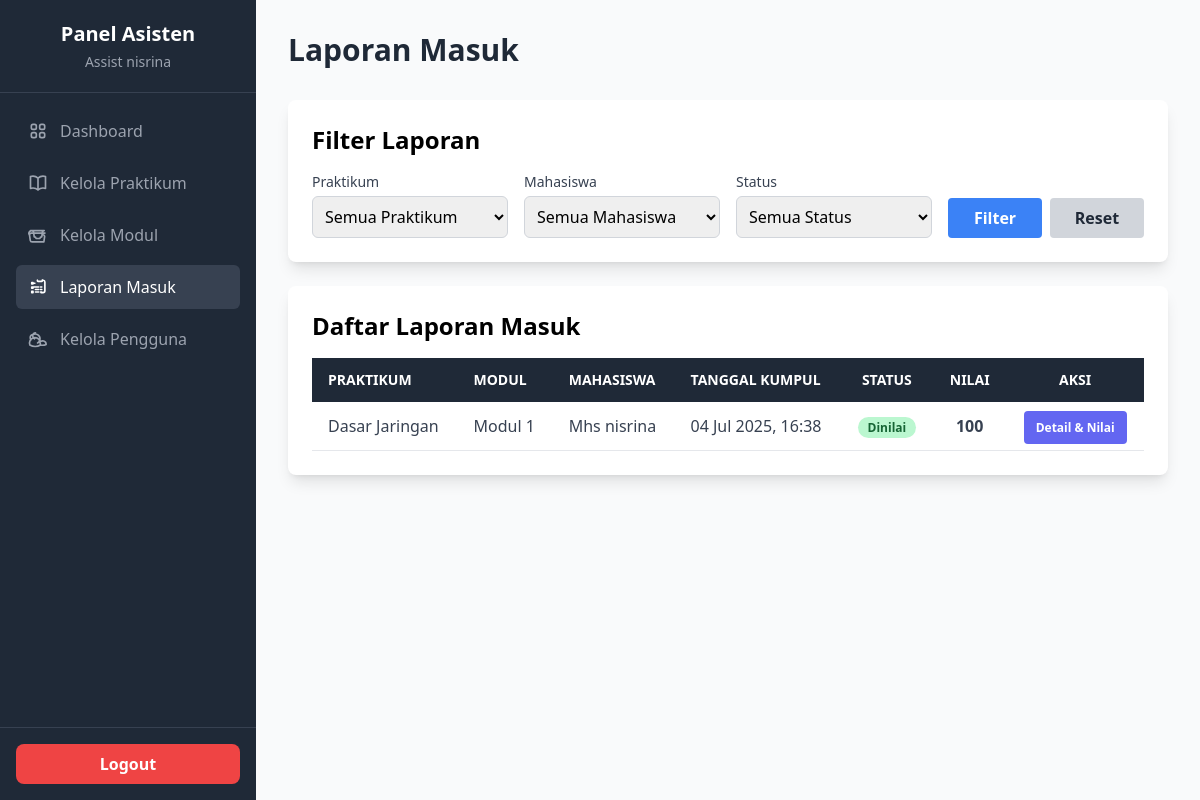
Screenshot of /asisten/laporan_masuk.php (signed in) with the database file from the repository.
### tables this page shows
CREATE TABLE `laporan_prak` (
  `id` int(11) NOT NULL,
  `user_id` int(11) NOT NULL,
  `modul_id` int(11) NOT NULL,
  `file_lapor_path` varchar(255) NOT NULL,
  `tanggal_upload` timestamp NOT NULL DEFAULT current_timestamp(),
  `status_laporan` enum('submitted','late','dinilai') DEFAULT 'submitted',
  `nilai` int(11) DEFAULT NULL,
  `feedback_asisten` text DEFAULT NULL,
  `tanggal_dinilai` timestamp NULL DEFAULT NULL
);

CREATE TABLE `mata_prak` (
  `id` int(11) NOT NULL,
  `nama_prak` varchar(100) NOT NULL,
  `kode_prak` varchar(10) NOT NULL,
  `deskripsi` varchar(255) DEFAULT NULL,
  `is_active` tinyint(1) NOT NULL DEFAULT 1,
  `created_at` timestamp NOT NULL DEFAULT current_timestamp()
);

CREATE TABLE `modul_prak` (
  `id` int(11) NOT NULL,
  `mata_prak_id` int(11) NOT NULL,
  `nomor_modul` int(11) NOT NULL,
  `nama_modul` varchar(100) NOT NULL,
  `desc_modul` text DEFAULT NULL,
  `file_modul_path` varchar(255) DEFAULT NULL,
  `due_date` timestamp NULL DEFAULT NULL,
  `created_at` timestamp NOT NULL DEFAULT current_timestamp()
);

CREATE TABLE `users` (
  `id` int(11) NOT NULL,
  `nama` varchar(100) NOT NULL,
  `email` varchar(100) NOT NULL,
  `password` varchar(255) NOT NULL,
  `role` enum('mahasiswa','asisten') NOT NULL,
  `created_at` timestamp NOT NULL DEFAULT current_timestamp()
);

### asisten/laporan_masuk.php (the view, shortened to what this page needs)
<?php
require_once '../includes/config.php';
$sql = "SELECT
            lp.id, lp.tanggal_upload, lp.status_laporan, lp.nilai,
            u.nama AS nama_mahasiswa,
            mp.nama_modul, mp.nomor_modul,
            prak.nama_prak
        FROM
            laporan_prak AS lp
        JOIN
            users AS u ON lp.user_id = u.id
        JOIN
            modul_prak AS mp ON lp.modul_id = mp.id
        JOIN
            mata_prak AS prak ON mp.mata_prak_id = prak.id";
$sql .= " ORDER BY lp.tanggal_upload DESC";
$stmt = $conn->prepare($sql);
$stmt->execute();
$result_laporan = $stmt->get_result();
require_once 'templates/header.php';
?>
<div class="bg-white p-6 rounded-lg shadow-lg mb-6">
    <h2 class="text-2xl font-bold mb-4">Filter Laporan</h2>
    <form action="laporan_masuk.php" method="GET" class="grid grid-cols-1 md:grid-cols-4 gap-4 items-end">
        <div>
            <label for="filter_prak_id" class="block text-sm font-medium text-gray-700">Praktikum</label>
            <select name="filter_prak_id" id="filter_prak_id" class="mt-1 block w-full p-2 border border-gray-300 rounded-md">
                <option value="">Semua Praktikum</option>
            </select>
        </div>
        <div>
            <label for="filter_user_id" class="block text-sm font-medium text-gray-700">Mahasiswa</label>
            <select name="filter_user_id" id="filter_user_id" class="mt-1 block w-full p-2 border border-gray-300 rounded-md">
                <option value="">Semua Mahasiswa</option>
            </select>
        </div>
        <div>
            <label for="filter_status" class="block text-sm font-medium text-gray-700">Status</label>
            <select name="filter_status" id="filter_status" class="mt-1 block w-full p-2 border border-gray-300 rounded-md">
                <option value="">Semua Status</option>
            </select>
        </div>
        <div class="flex gap-x-2">
            <button type="submit" class="bg-blue-500 hover:bg-blue-700 text-white font-bold py-2 px-4 rounded w-full">Filter</button>
            <a href="laporan_masuk.php" class="bg-gray-300 hover:bg-gray-400 text-gray-800 font-bold py-2 px-4 rounded w-full text-center">Reset</a>
        </div>
    </form>
</div>
<div class="bg-white p-6 rounded-lg shadow-lg">
    <h2 class="text-2xl font-bold mb-4">Daftar Laporan Masuk</h2>
    <div class="overflow-x-auto">
        <table class="min-w-full bg-white">
    <thead class="bg-gray-800 text-white">
        <tr>
            <th class="text-left py-3 px-4 uppercase font-semibold text-sm">Praktikum</th>
            <th class="text-left py-3 px-4 uppercase font-semibold text-sm">Modul</th>
            <th class="text-left py-3 px-4 uppercase font-semibold text-sm">Mahasiswa</th>
            <th class="text-left py-3 px-4 uppercase font-semibold text-sm">Tanggal Kumpul</th>
            <th class="text-center py-3 px-4 uppercase font-semibold text-sm">Status</th>
            <th class="text-center py-3 px-4 uppercase font-semibold text-sm">Nilai</th>
            <th class="text-center py-3 px-4 uppercase font-semibold text-sm">Aksi</th>
        </tr>
    </thead>
    <tbody class="text-gray-700">
        <?php if ($result_laporan->num_rows === 0): ?>
            <tr><td colspan="7" class="p-4 text-center text-gray-500">Tidak ada laporan yang cocok dengan filter.</td></tr>
        <?php else: ?>
            <?php while($laporan = $result_laporan->fetch_assoc()): ?>
            <tr class="border-b border-gray-200 hover:bg-gray-100">
                <td class="py-3 px-4"><?php echo htmlspecialchars($laporan['nama_prak']); ?></td>
                <td class="py-3 px-4">Modul <?php echo htmlspecialchars($laporan['nomor_modul']); ?></td>
                <td class="py-3 px-4"><?php echo htmlspecialchars($laporan['nama_mahasiswa']); ?></td>
                <td class="py-3 px-4"><?php echo date('d M Y, H:i', strtotime($laporan['tanggal_upload'])); ?></td>
                <td class="py-3 px-4 text-center">
                    <?php if ($laporan['status_laporan'] == 'dinilai'): ?>
                        <span class="bg-green-200 text-green-800 text-xs font-semibold px-2.5 py-0.5 rounded-full">Dinilai</span>
                    <?php else: ?>
                        <span class="bg-yellow-200 text-yellow-800 text-xs font-semibold px-2.5 py-0.5 rounded-full">Belum Dinilai</span>
                    <?php endif; ?>
                </td>
                <td class="py-3 px-4 text-center font-bold"><?php echo $laporan['nilai'] ?? '-'; ?></td>
                <td class="py-3 px-4 text-center">
                    <a href="beri_nilai.php?laporan_id=<?php echo $laporan['id']; ?>" class="bg-indigo-500 hover:bg-indigo-700 text-white text-xs font-bold py-2 px-3 rounded whitespace-nowrap">
                        Detail & Nilai
                    </a>
                </td>
            </tr>
            <?php endwhile; ?>
        <?php endif; ?>
    </tbody>
</table>
    </div>
</div>
<?php
require_once 'templates/footer.php';
?>

### rows the page displays
laporan_prak: mata_prak.nama_prak "Dasar Jaringan", modul.nomor_modul "1", user.nama "Mhs nisrina", tanggal_upload "04 Jul 2025, 16:38", status_laporan "Dinilai", nilai "100"

### other values shown
$_SESSION['nama'] "Assist nisrina"
$pageTitle "Laporan Masuk"
